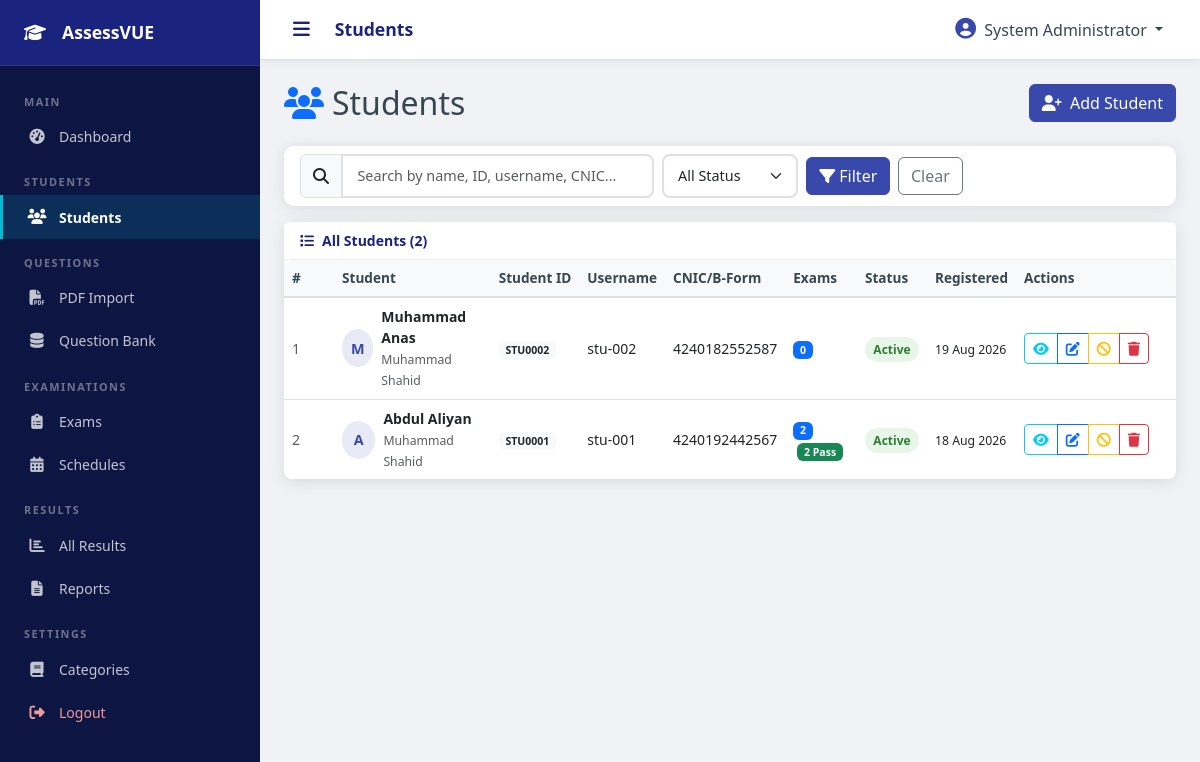
The app's page /admin/students.php (signed in) with its own data.
### tables this page shows
CREATE TABLE `students` (
  `id` int(10) UNSIGNED NOT NULL,
  `student_id` varchar(20) NOT NULL,
  `full_name` varchar(200) NOT NULL,
  `father_name` varchar(200) DEFAULT NULL,
  `cnic_number` varchar(20) DEFAULT NULL,
  `username` varchar(100) NOT NULL,
  `password_hash` varchar(255) NOT NULL,
  `email` varchar(200) DEFAULT NULL,
  `phone` varchar(20) DEFAULT NULL,
  `address` text DEFAULT NULL,
  `profile_picture` varchar(255) DEFAULT NULL,
  `is_active` tinyint(1) NOT NULL DEFAULT 1,
  `last_login` datetime DEFAULT NULL,
  `notes` text DEFAULT NULL,
  `created_by` int(10) UNSIGNED DEFAULT NULL,
  `created_at` datetime NOT NULL DEFAULT current_timestamp(),
  `updated_at` datetime NOT NULL DEFAULT current_timestamp() ON UPDATE current_timestamp()
);

### includes/functions.php (called while the page is built, shortened)
<?php
require_once __DIR__ . '/../config/database.php';
function sanitize(mixed $input): string {
    return htmlspecialchars(trim((string)$input), ENT_QUOTES, 'UTF-8');
}
function formatDate(string $d): string {
    return date('d M Y', strtotime($d));
}

### config/database.php (called while the page is built, shortened)
<?php
class Database {
    private static $instance = null;
    private $conn;
    private function __construct() {
        $dsn = "mysql:host=" . DB_HOST . ";dbname=" . DB_NAME . ";charset=" . DB_CHARSET;
        $options = [
            PDO::ATTR_ERRMODE            => PDO::ERRMODE_EXCEPTION,
            PDO::ATTR_DEFAULT_FETCH_MODE => PDO::FETCH_ASSOC,
            PDO::ATTR_EMULATE_PREPARES   => false,
            PDO::MYSQL_ATTR_INIT_COMMAND => "SET NAMES utf8mb4 COLLATE utf8mb4_unicode_ci"
        ];
        try {
            $this->conn = new PDO($dsn, DB_USER, DB_PASS, $options);
        } catch (PDOException $e) {
            error_log("Database connection failed: " . $e->getMessage());
            die(json_encode(['success' => false, 'message' => 'Database connection failed.']));
        }
    }
    public static function getInstance(): self {
        if (self::$instance === null) {
            self::$instance = new self();
        }
        return self::$instance;
    }
    public function query(string $sql, array $params = []): PDOStatement {
        $stmt = $this->conn->prepare($sql);
        $stmt->execute($params);
        return $stmt;
    }
    public function fetchAll(string $sql, array $params = []): array {
        return $this->query($sql, $params)->fetchAll();
    }
}
function db(): Database {
    return Database::getInstance();
}

### admin/students.php (the view, shortened to what this page needs)
<?php
require_once __DIR__ . '/../config/database.php';
require_once __DIR__ . '/../includes/functions.php';
$search = trim($_GET['search'] ?? '');
$where = "WHERE 1=1";
$params = [];
$students = db()->fetchAll(
    "SELECT s.*, COUNT(er.id) as total_exams,
     SUM(CASE WHEN er.result='PASS' THEN 1 ELSE 0 END) as pass_count
     FROM students s
     LEFT JOIN exam_results er ON er.student_id = s.id
     $where
     GROUP BY s.id
     ORDER BY s.created_at DESC",
    $params
);
include 'includes/header.php';
?>
<div class="d-flex align-items-center justify-content-between mb-4">
    <h2 class="mb-0"><i class="fas fa-users me-2 text-primary"></i>Students</h2>
    <a href="student_add.php" class="btn btn-primary">
        <i class="fas fa-user-plus me-1"></i> Add Student
    </a>
</div>
<div class="card mb-3">
    <div class="card-body py-2">
        <form method="GET" class="row g-2 align-items-center">
            <div class="col-sm-6 col-md-5">
                <div class="input-group">
                    <span class="input-group-text"><i class="fas fa-search"></i></span>
                    <input type="text" name="search" class="form-control" placeholder="Search by name, ID, username, CNIC..."
                           value="<?= sanitize($search) ?>">
                </div>
            </div>
            <div class="col-sm-3 col-md-2">
                <select name="status" class="form-select">
                    <option value="">All Status</option>
                </select>
            </div>
            <div class="col-auto">
                <button class="btn btn-primary" type="submit"><i class="fas fa-filter me-1"></i>Filter</button>
                <a href="students.php" class="btn btn-outline-secondary ms-1">Clear</a>
            </div>
        </form>
    </div>
</div>
<div class="card">
    <div class="card-header d-flex align-items-center justify-content-between">
        <div><i class="fas fa-list me-2"></i>All Students (<?= count($students) ?>)</div>
    </div>
    <div class="card-body p-0">
        <div class="table-responsive">
            <table class="table table-hover mb-0">
                <thead>
                    <tr>
                        <th style="width:50px">#</th>
                        <th>Student</th>
                        <th>Student ID</th>
                        <th>Username</th>
                        <th>CNIC/B-Form</th>
                        <th>Exams</th>
                        <th>Status</th>
                        <th>Registered</th>
                        <th style="width:160px">Actions</th>
                    </tr>
                </thead>
                <tbody>
                <?php if ($students): ?>
                <?php foreach ($students as $i => $s): ?>
                <tr>
                    <td class="text-muted"><?= $i + 1 ?></td>
                    <td>
                        <div class="d-flex align-items-center gap-2">
                            <?php if ($s['profile_picture'] && file_exists(UPLOAD_PROFILES . $s['profile_picture'])): ?>
                                <img src="serve_file.php?type=profile&id=<?= $s['id'] ?>" class="student-avatar">
                            <?php else: ?>
                                <div class="avatar-placeholder"><?= strtoupper(substr($s['full_name'], 0, 1)) ?></div>
                            <?php endif; ?>
                            <div>
                                <div class="fw-semibold"><?= sanitize($s['full_name']) ?></div>
                                <small class="text-muted"><?= sanitize($s['father_name'] ?? '') ?></small>
                            </div>
                        </div>
                    </td>
                    <td><span class="badge bg-light text-dark fw-semibold"><?= sanitize($s['student_id']) ?></span></td>
                    <td><?= sanitize($s['username']) ?></td>
                    <td><?= sanitize($s['cnic_number'] ?? '—') ?></td>
                    <td>
                        <span class="badge bg-primary"><?= $s['total_exams'] ?></span>
                        <?php if ($s['total_exams'] > 0): ?>
                        <span class="badge bg-success ms-1"><?= $s['pass_count'] ?> Pass</span>
                        <?php endif; ?>
                    </td>
                    <td>
                        <span class="badge-status <?= $s['is_active'] ? 'badge-active' : 'badge-inactive' ?>">
                            <?= $s['is_active'] ? 'Active' : 'Inactive' ?>
                        </span>
                    </td>
                    <td><small><?= formatDate($s['created_at']) ?></small></td>
                    <td>
                        <div class="btn-group btn-group-sm">
                            <a href="student_view.php?id=<?= $s['id'] ?>" class="btn btn-outline-info" title="View">
                                <i class="fas fa-eye"></i>
                            </a>
                            <a href="student_edit.php?id=<?= $s['id'] ?>" class="btn btn-outline-primary" title="Edit">
                                <i class="fas fa-edit"></i>
                            </a>
                            <a href="students.php?action=toggle&id=<?= $s['id'] ?>"
                               class="btn btn-outline-<?= $s['is_active'] ? 'warning' : 'success' ?>" title="Toggle Status">
                                <i class="fas fa-<?= $s['is_active'] ? 'ban' : 'check' ?>"></i>
                            </a>
                            <a href="students.php?action=delete&id=<?= $s['id'] ?>"
                               class="btn btn-outline-danger" title="Delete"
                               onclick="return confirm('Delete this student? This will remove all their data.')">
                                <i class="fas fa-trash"></i>
                            </a>
                        </div>
                    </td>
                </tr>
                <?php endforeach; ?>
                <?php endif; ?>
                </tbody>
            </table>
        </div>
    </div>
</div>
<?php include 'includes/footer.php'; ?>

### assets/css/admin.css (style rules this page uses)
:root { --primary: #1a237e; --primary-light: #3949ab; --primary-dark: #0d1642; --accent: #00bcd4; --success: #2e7d32; --danger: #c62828; --warning: #f9a825; --sidebar-width: 260px; --sidebar-collapsed: 70px; --topbar-height: 60px; --transition: 0.25s ease; --shadow: 0 2px 15px rgba(0,0,0,.1); --radius: 10px; }
* { box-sizing: border-box; margin: 0; padding: 0; }
body { font-family: 'Segoe UI', system-ui, -apple-system, sans-serif; background: #f0f2f5; color: #37474f; font-size: 14px; }
.card { border: none; border-radius: var(--radius); box-shadow: var(--shadow); }
.card-header { background: #fff; border-bottom: 1px solid #f0f0f0; font-weight: 600; color: var(--primary); }
.table { margin-bottom: 0; }
.table thead th { background: #f8f9fa; border-bottom: 2px solid #e0e0e0; font-weight: 600; color: #37474f; font-size: .85rem; white-space: nowrap; }
.table td { vertical-align: middle; }
.badge-status { font-size: .75rem; padding: .35em .7em; border-radius: 20px; font-weight: 600; }
.badge-active { background: #e8f5e9; color: #2e7d32; }
.form-control, .form-select { border-radius: 8px; border: 2px solid #e0e0e0; padding: .55rem .9rem; font-size: .9rem; }
.btn-primary { background: var(--primary-light); border-color: var(--primary-light); }
.avatar-placeholder { width: 38px; height: 38px; border-radius: 50%; background: #e8eaf6; color: var(--primary-light); display: flex; align-items: center; justify-content: center; font-weight: 700; font-size: .9rem; }
.table-responsive { border-radius: var(--radius); }

### records on screen
students: full_name "M", full_name "Muhammad Anas", father_name "Muhammad Shahid", student "STU0002", username "stu-002", cnic_number "4240182552587", total_exams "0", is_active "Active", created_at "19 Aug 2026"
students: full_name "A", full_name "Abdul Aliyan", father_name "Muhammad Shahid", student "STU0001", username "stu-001", cnic_number "4240192442567", total_exams "2", pass_count "2", is_active "Active", created_at "18 Aug 2026"

### other values on screen
APP_NAME "AssessVUE"
PAGE_TITLE "Students"
$_SESSION['admin_name'] "System Administrator"
count($students) "2"
